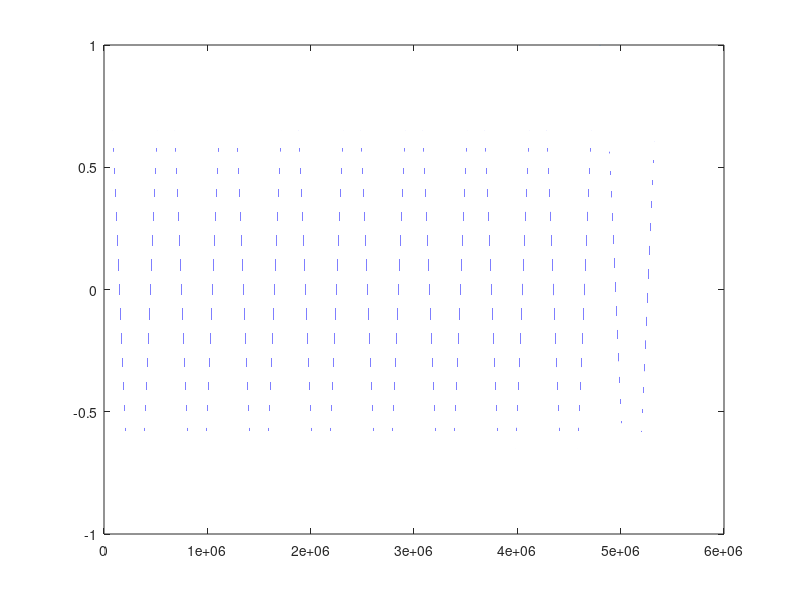

The MATLAB script that drew this image: (Note: this script raises an error after producing the figure.)
clear,clc;
% parameters
Ts = 1/1000;
sig = [];


Wphi = .5;              % 0 = no phase correction, 1 = full phase reset 
Wp = .4;                % 0 = no period corr. 1 = complete period corr where P matches curr IOI 

pha = 0;            % phase corr term
per = 600;            % period corr term
C = 0;                    % temporal contrast

IOI = 600;                  % IOI of the stimulus
dev_perc = .1;

end_early = [repmat(IOI,1,7) (IOI-IOI*dev_perc) IOI*2 (IOI-IOI*dev_perc)]; 
end_late = [repmat(IOI,1,7) (IOI+IOI*dev_perc) IOI*2 (IOI+IOI*dev_perc)];
beg_early = [repmat(IOI,1,7) IOI*2-IOI*dev_perc (IOI+IOI*dev_perc)];
beg_late = [repmat(IOI,1,7) IOI*2+IOI*dev_perc (IOI-IOI*dev_perc)];
on_time = [repmat(IOI,1,7) IOI*2 IOI];

stim_seq = beg_late;

C_all = [];

for i = 1:length(stim_seq)

if mod((pha(i) + stim_seq(i)/per(i)),1) > .5
    C = mod((pha(i) + stim_seq(i)/per(i)),1) - 1;
else
    C = mod((pha(i) + stim_seq(i)/per(i)),1);
end

pha(i+1) = (1 - Wphi)*C;
per(i+1) = (1 + Wp*C)*per(i);

C_all(i) = C;

%     fi  = ms2Hz(per(i));
%     cycdur = 1/fi;
%     cycT   = Ts:Ts:cycdur;
%     wavez{i} = cos(2*pi*fi*cycT+pha(i));
%     sig = [sig cos(2*pi*fi*cycT+pha(i))];  
%     plot(sig)


    cycdur = per(i);
    fi = 1/cycdur;
    cycT   = Ts:Ts:cycdur;
    wavez{i} = cos(2*pi*fi*cycT+pha(i));
    sig = [sig wavez{i}];  
    plot(sig)


end


disp(C);
% Luce_condition = exp(gamma*C_condition)/sum(exp(gamma*C_all_conditions))







% 
% figure;
% subplot(2,1,1)
% scatter(cumsum(stim_seq), ones(1,length(cumsum(stim_seq))), 'filled', 'k'); hold on;
% scatter(cumsum(on_time), ones(1,length(cumsum(on_time))), 'k');
% 
% subplot(2,1,2)
% plot(test)


%%
    fi  = ms2Hz(per(i));
    cycdur = 1/fi;
    cycT   = Ts:Ts:cycdur;

% x = cos(2*pi*fi*cycT+pha(i));
% plot(x)

%% func

function EK_dotplot(x)
scatter(x, ones(1,length(x)),'LineWidth',1);
set(gca,'LineWidth',0.75);
end